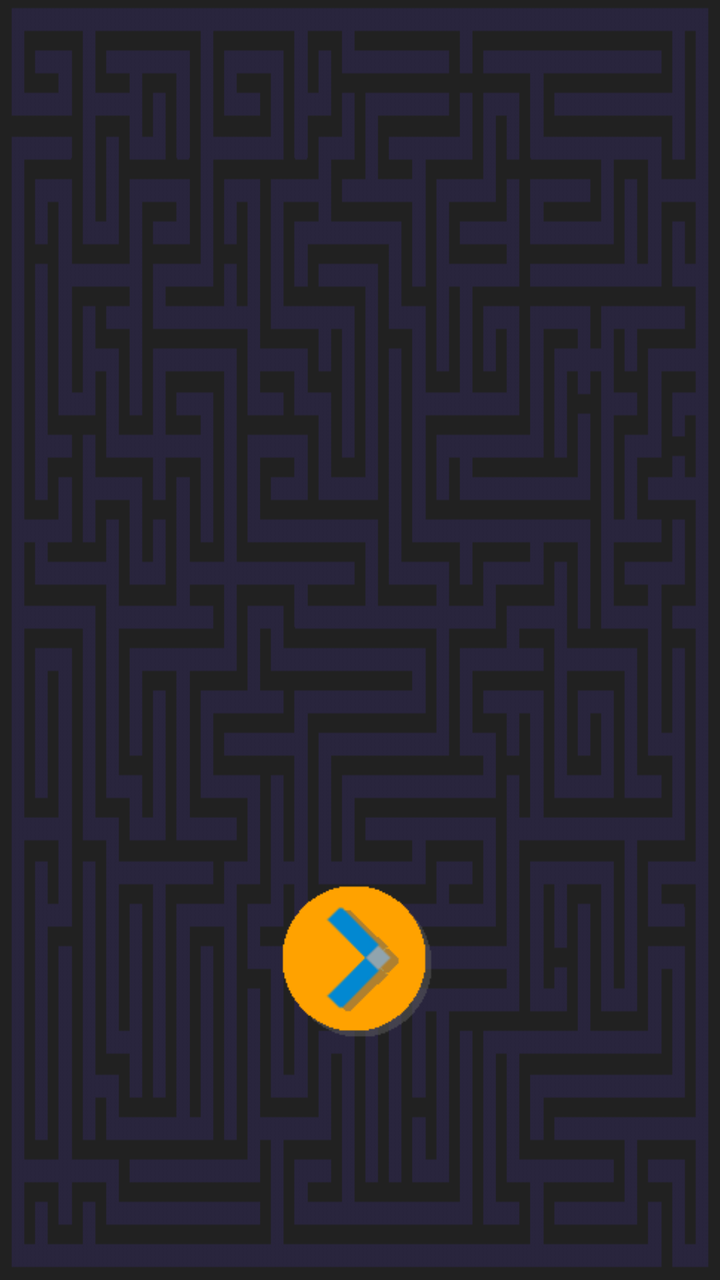
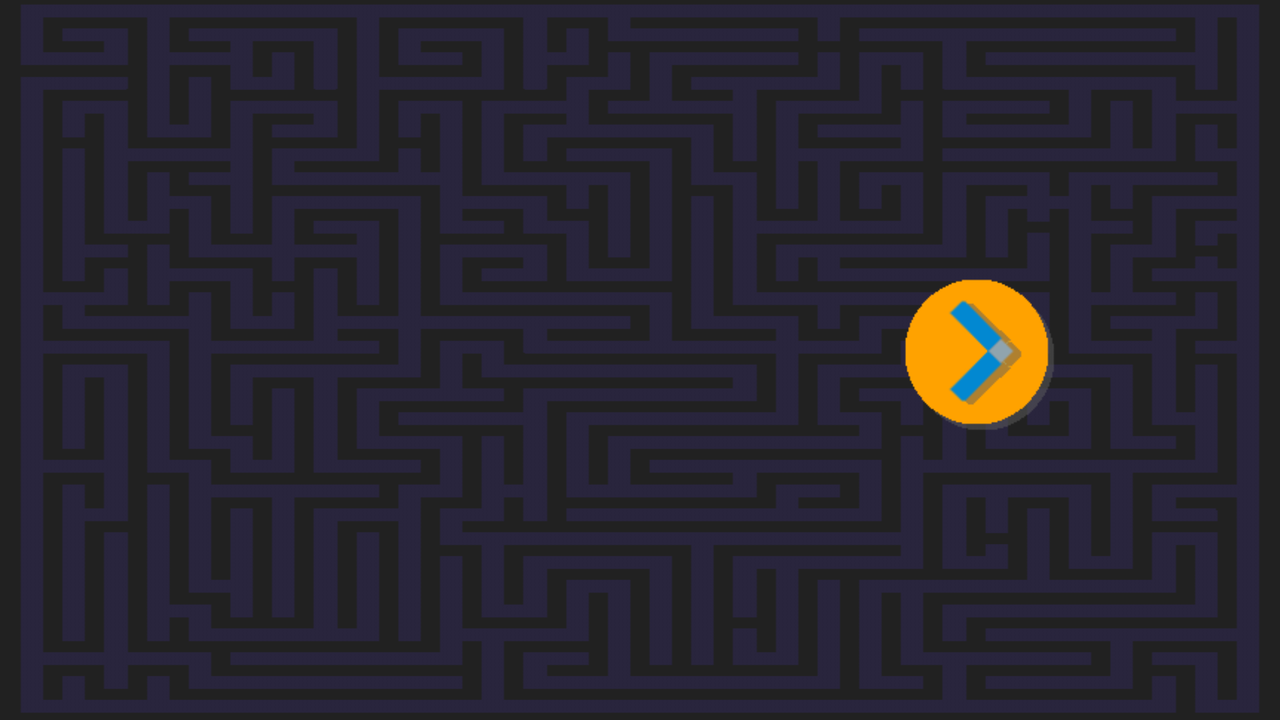

An Android layout and its configuration variant, each rendered on a device that would load it. The default file and the variant file are quoted in full after the pictures.
<!-- AndroidManifest.xml: application theme DarkTheme -->
<!-- res/layout/activity_replays.xml -->
<?xml version="1.0" encoding="utf-8"?>
<LinearLayout xmlns:android="http://schemas.android.com/apk/res/android"
    android:orientation="vertical"
    android:id="@+id/drawerLayout"
    android:layout_width="match_parent"
    android:layout_height="match_parent"
    android:weightSum="1"
    android:background="@drawable/back">


    <TextView
        android:layout_width="210dp"
        android:layout_height="210dp"
        android:textAppearance="?android:attr/textAppearanceMedium"
        android:id="@+id/replayField"
        android:layout_gravity="center_horizontal|center_vertical"
        android:layout_weight="0.60"
        android:layout_marginTop="60dp"
        />

    <Button
        style="?android:attr/buttonStyleSmall"
        android:layout_width="86dp"
        android:layout_height="86dp"
        android:background="@drawable/play"
        android:id="@+id/buttonNext"
        android:onClick="onClickNext"
        android:layout_gravity="center_horizontal|center_vertical" />

</LinearLayout>
<!-- resources referenced by this layout -->
<resources>
  <!-- drawable back: png bitmap (drawable, 5482 bytes) -->
  <!-- drawable play: png bitmap (drawable, 1657 bytes) -->
  <style name="DarkTheme" parent="Theme.AppCompat.DayNight.DarkActionBar">
          <item name="colorPrimary">@color/colorDarkRed</item>
          <item name="colorPrimaryDark">@color/colorDarkBlue</item>
          <item name="colorAccent">@color/colorSand</item>
          <item name="android:textViewStyle">@style/MainFont.Ligth</item>
          <item name="android:windowBackground">@color/colorGray</item>
      </style>
  <color name="colorDarkRed">#471921</color>
  <color name="colorDarkBlue">#3C2D84</color>
  <style name="MainFont.Ligth">
          <item name="android:textColor">@color/colorWhite</item>
      </style>
  <color name="colorGray">#212121</color>
  <color name="colorWhite">#FFFFFF</color>
</resources>
<!-- res/layout-land/activity_replays.xml (the author's variant of the layout above) -->
<!-- drawn on the phone turned sideways -->
<?xml version="1.0" encoding="utf-8"?>
<LinearLayout xmlns:android="http://schemas.android.com/apk/res/android"
    android:orientation="horizontal"
    android:layout_width="match_parent"
    android:layout_height="match_parent"
    android:weightSum="1"
    android:background="@drawable/back">

    <TextView
        android:layout_width="210dp"
        android:layout_height="210dp"
        android:textAppearance="?android:attr/textAppearanceMedium"
        android:id="@+id/replayField"
        android:layout_gravity="center_horizontal|center_vertical"
        android:layout_weight="0.60"
        android:layout_marginLeft="80dp"/>

    <Button
        style="?android:attr/buttonStyleSmall"
        android:layout_width="86dp"
        android:layout_height="86dp"
        android:background="@drawable/play"
        android:id="@+id/buttonNext"
        android:onClick="onClickNext"
        android:layout_gravity="center_horizontal|center_vertical" />

</LinearLayout>
